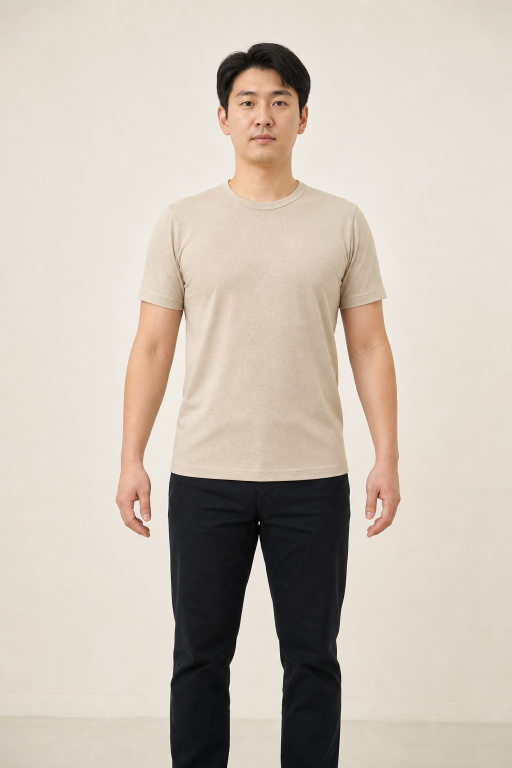
#> input picture fixtures/recorded-video/sources/person-man-front.png, 1024 x 1536 px (shown at 1/2 size)
$ python generate-front-vertical.py
#> lines starting #> are read from the running program, lines starting #| are printed output that depends on the picture
"""Regenerate the vertical close-up front-acquisition recording from known inputs.

This fixture deliberately mirrors the physical front-camera field condition:
720x1280 portrait frames whose lower body (hips) falls below the bottom edge
while the shoulders remain fully visible.  It is not part of the Windows
runtime.  Run from the vending-vision repository with the locked environment:

    PYTHONPATH=. python fixtures/recorded-video/generate-front-vertical.py
"""

from __future__ import annotations

import hashlib
from pathlib import Path

import cv2
import numpy as np

from common import FPS, FRONT_FRAME_SIZE, PERSON_SOURCE

SOURCE = PERSON_SOURCE
FRAME_SIZE = FRONT_FRAME_SIZE
FRAME_COUNT = 6
SCALE = 1.55


def write_recording(output: Path, frame) -> None:
    writer = cv2.VideoWriter(
        str(output), cv2.VideoWriter_fourcc(*"mp4v"), FPS, FRAME_SIZE
    )
    if not writer.isOpened():
        raise SystemExit("could not open recorded-video writer")
    try:
        for _ in range(FRAME_COUNT):
            writer.write(frame)
    finally:
        writer.release()
    capture = cv2.VideoCapture(str(output))
    ok, _ = capture.read()
    capture.release()
    if not ok:
        raise SystemExit(f"generated recording cannot be decoded: {output}")


def main() -> None:
    image = cv2.imread(str(SOURCE))
#> image is the input picture: shape (1536, 1024, 3); mean B, G, R 182.3, 193.7, 203.1
    if image is None:
        raise SystemExit(f"missing source image: {SOURCE}")
    source_height, source_width = image.shape[:2]
#> source_height = 1536; source_width = 1024
    scaled = cv2.resize(
        image,
        (
            int(source_width * SCALE),
            int(source_height * SCALE),
        ),
        interpolation=cv2.INTER_AREA,
    )
    scaled_height, scaled_width = scaled.shape[:2]
#> scaled_height = 2380; scaled_width = 1587
    canvas = np.zeros((FRAME_SIZE[1], FRAME_SIZE[0], 3), dtype=np.uint8)
    horizontal_offset = (scaled_width - FRAME_SIZE[0]) // 2
#> horizontal_offset = 253
    visible = scaled[
        : FRAME_SIZE[1], horizontal_offset : horizontal_offset + FRAME_SIZE[0]
    ]
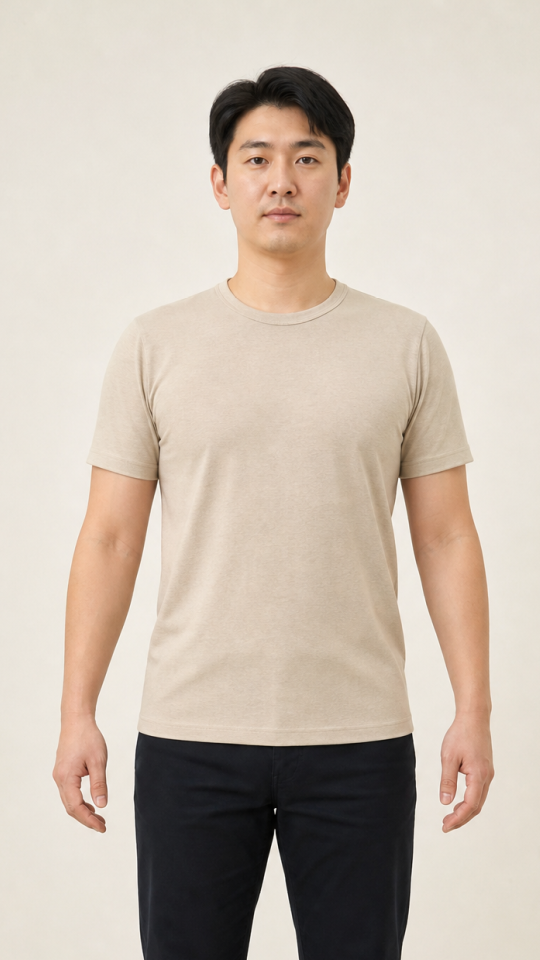
#> visible: shape (1920, 1080, 3) (shown at 1/2 size); mean B, G, R 175.8, 188.2, 200.6
    canvas[: visible.shape[0]] = visible
    output = Path(__file__).with_name("front-vertical.mp4")
    write_recording(output, canvas)
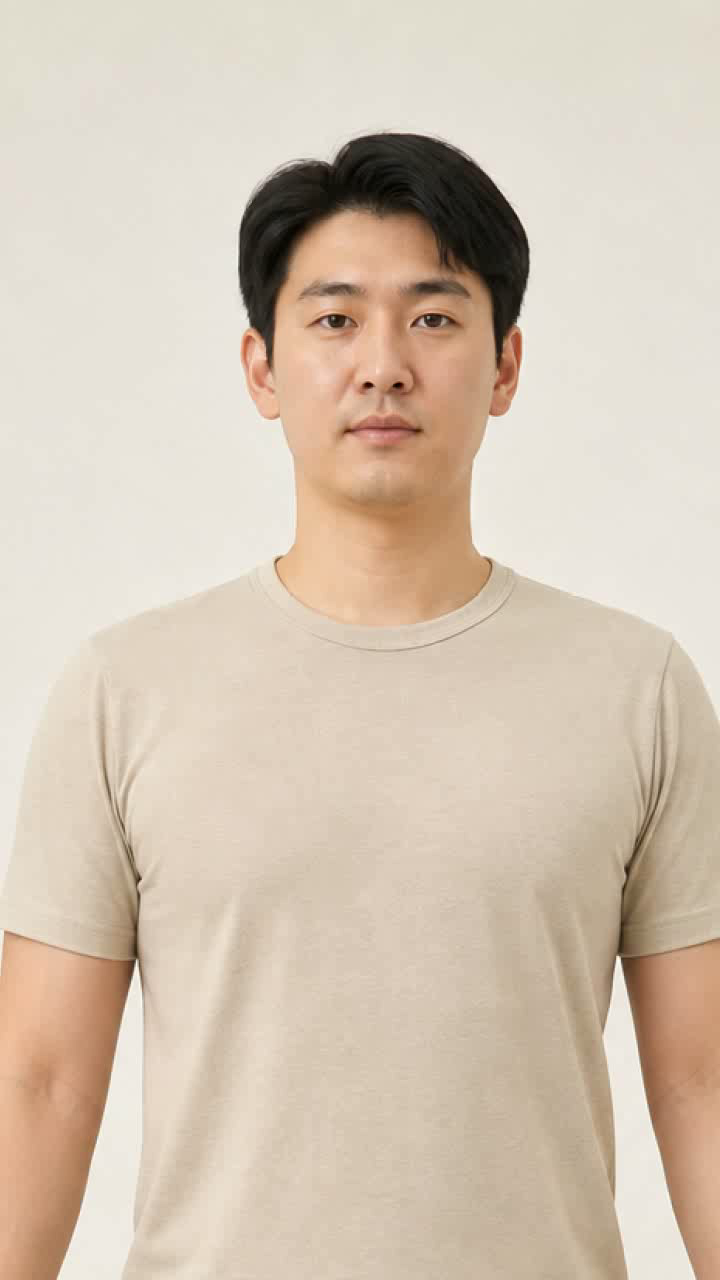
#> input picture frame 0 of fixtures/recorded-video/front-vertical.mp4, 720 x 1280 px
    print(f"{output.name} sha256={hashlib.sha256(output.read_bytes()).hexdigest()}")


if __name__ == "__main__":
    main()
